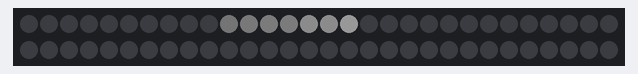
Bench run of a sketch on a simulated Arduino Uno, built with avr-gcc and run on an emulated ATmega328P. Parts: 60 RGB LEDs in strip order, left to right, continuing on the next row. Dim RGB values are drawn brighter than linear; colours are those a GRB WS2812 strip shows for the declared byte order.

Above: at 3.16 s.
At 4.99 s:
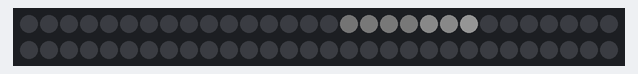
At 7.14 s:
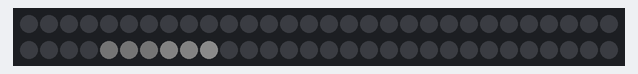
At 12.34 s:
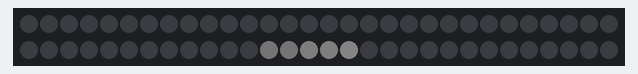
At 21.84 s:
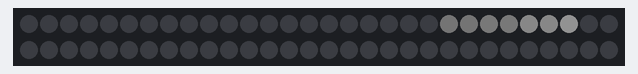
At 39.6 s:
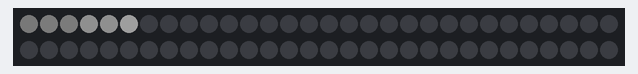

The sketch:

moving-drop.ino
```cpp
#include <FastLED.h>

#define SAFETY_BOOT_TIME 3000

#define LED_PIN     5
#define NUM_LEDS    60
#define BRIGHTNESS  32
#define LED_TYPE    WS2812
#define COLOR_ORDER GRB
#define PALETTE_DEPTH 256

#define UPDATES_PER_SECOND 100
#define DROP_CONSTANT 40

CRGB leds[NUM_LEDS];

DEFINE_GRADIENT_PALETTE( RainDrop_gp ) {
    0,    3,    3,   3, //Shadow
  127,    7,    7,    7, //Darker
  191,   31,   31,   31, //Dark
  223,  127,  127,  127, //Light
  255,  255,  255,  255  //White
};

CRGBPalette16 palette;
int stepCounter = -1;
int dropPosition = 0;
int dropSize = 16;
int dropStep = DROP_CONSTANT / dropSize;
int paletteStep = PALETTE_DEPTH / dropSize;

void setup() {
  delay(SAFETY_BOOT_TIME);
  FastLED.addLeds<LED_TYPE, LED_PIN>(leds, NUM_LEDS);
  FastLED.setBrightness(  BRIGHTNESS );
  palette = RainDrop_gp;
}


void loop() {

  stepCounter = (stepCounter + 1) % dropStep;

  if(stepCounter == 0) {
    dropPosition = (dropPosition + 1) % (NUM_LEDS);
  }

  //Cleanup previous drop
  leds[(dropPosition+NUM_LEDS-1) % NUM_LEDS] = CRGB::Black;

  for(int i = 0; i < dropSize; i++) {
    int index = (dropPosition + i) % (NUM_LEDS);

    // Fade away drop as it falls
    int brightness = 255 * (NUM_LEDS - index) / NUM_LEDS;

    // Flickers with low globl brightness
    leds[index] = ColorFromPalette(palette, (i*paletteStep) % PALETTE_DEPTH, brightness, LINEARBLEND);
  }

  FastLED.show();
  FastLED.delay(1000 / UPDATES_PER_SECOND);
}
```
